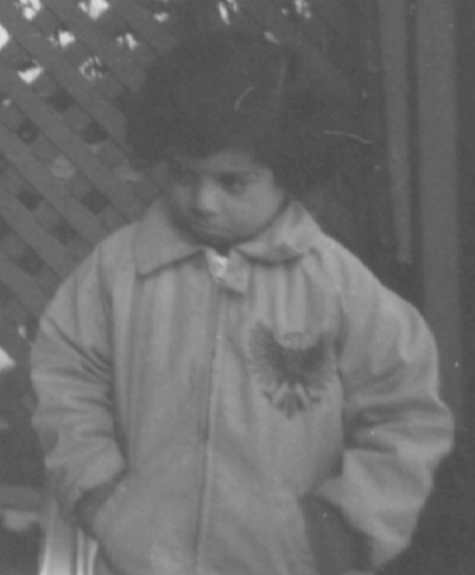
#> input picture pout.tif, 475 x 575 px
$ python encoder.py   (older library calls are emulated)
#> lines starting #> are read from the running program, lines starting #| are printed output that depends on the picture
### zigzag.py
# Zigzag scan of a matrix
# Argument is a two-dimensional matrix of any size,
# not strictly a square one.
# Function returns a 1-by-(m*n) array,
# where m and n are sizes of an input matrix,
# consisting of its items scanned by a zigzag method.
#
# Matlab Code:
# Alexey S. Sokolov a.k.a. nICKEL, Moscow, Russia
# June 2007
# alex.nickel@gmail.com

import numpy as np

def zigzag(input):
    #initializing the variables
    #----------------------------------
    h = 0
    v = 0

    vmin = 0
    hmin = 0

    vmax = input.shape[0]
    hmax = input.shape[1]

    i = 0

    output = np.zeros(( vmax * hmax))
    #----------------------------------

    while ((v < vmax) and (h < hmax)):

        if ((h + v) % 2) == 0:                 # going up

            if (v == vmin):
            	#print(1)
                output[i] = input[v, h]        # if we got to the first line

                if (h == hmax):
                    v = v + 1
                else:
                    h = h + 1

                i = i + 1

            elif ((h == hmax -1 ) and (v < vmax)):   # if we got to the last column
            	#print(2)
            	output[i] = input[v, h]
            	v = v + 1
            	i = i + 1

            elif ((v > vmin) and (h < hmax -1 )):    # all other cases
            	#print(3)
            	output[i] = input[v, h]
            	v = v - 1
            	h = h + 1
            	i = i + 1


        else:                                    # going down

        	if ((v == vmax -1) and (h <= hmax -1)):       # if we got to the last line
        		#print(4)
        		output[i] = input[v, h]
        		h = h + 1
        		i = i + 1

        	elif (h == hmin):                  # if we got to the first column
        		#print(5)
        		output[i] = input[v, h]

        		if (v == vmax -1):
        			h = h + 1
        		else:
        			v = v + 1

        		i = i + 1

        	elif ((v < vmax -1) and (h > hmin)):     # all other cases
        		#print(6)
        		output[i] = input[v, h]
        		v = v + 1
        		h = h - 1
        		i = i + 1


        if ((v == vmax-1) and (h == hmax-1)):          # bottom right element
        	#print(7)
        	output[i] = input[v, h]
        	break

    #print ('v:',v,', h:',h,', i:',i)
    return output


# Inverse zigzag scan of a matrix
# Arguments are: a 1-by-m*n array,
# where m & n are vertical & horizontal sizes of an output matrix.
# Function returns a two-dimensional matrix of defined sizes,
# consisting of input array items gathered by a zigzag method.
#
# Matlab Code:
# Alexey S. Sokolov a.k.a. nICKEL, Moscow, Russia
# June 2007
# alex.nickel@gmail.com


# [80 lines left out: function inverse_zigzag, not called in this run]

### encoder.py
# Jpeg encoding

import cv2
import numpy as np
import copy

# import zigzag functions
from zigzag import *

# defining block size
block_size = 8

# reading image in grayscale
img = cv2.imread('pout.tif', 0)
#> img is the input picture: shape (575, 475); min 73, max 223, mean 109.5
cv2.imshow('input image', img)

# get size of the image
[h , w] = img.shape
#> h = 575; w = 475


##################### step 1 #####################
# compute number of blocks by diving height and width of image by block size

# you need to convert h and w to float to get the right number
h = np.float32(h)
w = np.float32(w)

# to cover the whole image the number of blocks should be ceiling of the division of image size by block size
# at the end convert it to int

# number of blocks in height
nbh = int(np.ceil(h/block_size))
#> nbh = 72

# number of blocks in width
nbw = int(np.ceil(w/block_size))
#> nbw = 60

##################### step 2 #####################
# Pad the image, because sometime image size is not dividable to block size
# get the size of padded image by multiplying block size by number of blocks in height/width

# height of padded image
H =  nbh * block_size
#> H = 576

# width of padded image
W =  nbw * block_size
#> W = 480

# create a numpy zero matrix with size of H,W
padded_img = np.zeros((H,W))

# copy the values of img  into padde_img[0:h,0:w]
for m in range(0,np.int(h)):
    for n in range(0,np.int(w)):
        padded_img[m][n] = img[m][n]
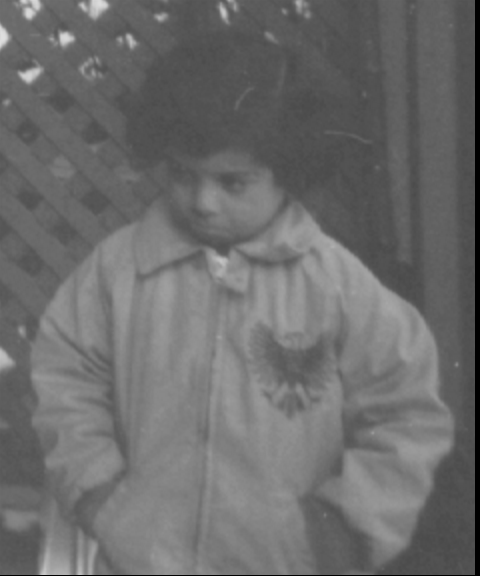
#> padded_img: shape (576, 480) float64; min 0, max 223, mean 108.2


cv2.imshow('input padded image', np.uint8(padded_img))

##################### step 3 #####################
# start encoding:
# divide image into block size by block size (here: 8-by-8) blocks
# To each block apply 2D discrete cosine transform
# reorder DCT coefficients in zig-zag order
# reshaped it back to block size by block size (here: 8-by-8)


# iterate over blocks
for i in range(nbh):

        # Compute start row index of the block
        row_ind_1 = i * block_size

        # Compute end row index of the block
        row_ind_2 = row_ind_1 + block_size

        for j in range(nbw):

            # Compute start column index of the block
            col_ind_1 = j * block_size

            # Compute end column index of the block
            col_ind_2 = col_ind_1 + block_size

            # select the current block we want to process using calculated indices
            block = padded_img[ row_ind_1 : row_ind_2 , col_ind_1 : col_ind_2 ]


            # apply 2D discrete cosine transform to the selected block
            # you should use opencv dct function
            DCT = cv2.dct(block)

            # reorder DCT coefficients in zig zag order by calling zigzag function
            # it will give you a one dimentional array
            reordered = zigzag(DCT)

            # reshape the reorderd array back to (block size by block size) (here: 8-by-8)
            reshaped = np.reshape(reordered, (8, 8))

            # copy reshaped matrix into padded_img on current block corresponding indices
            padded_img[row_ind_1: row_ind_2, col_ind_1: col_ind_2] = copy.deepcopy(reshaped)
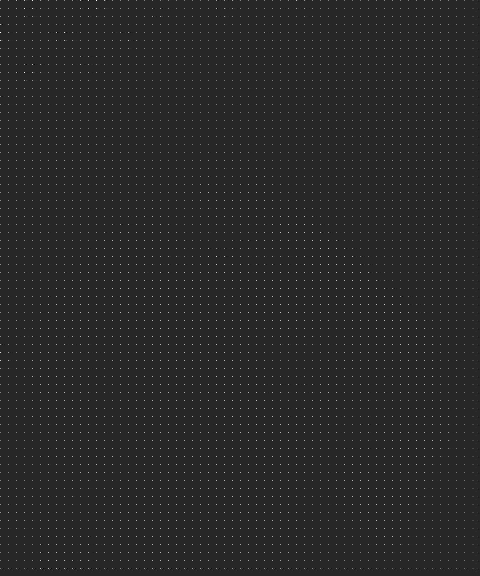
#> padded_img: shape (576, 480) float64; min -307.8, max 1695.6, mean 13.6; drawn with min black and max white

cv2.imshow('encoded image', np.uint8(padded_img))
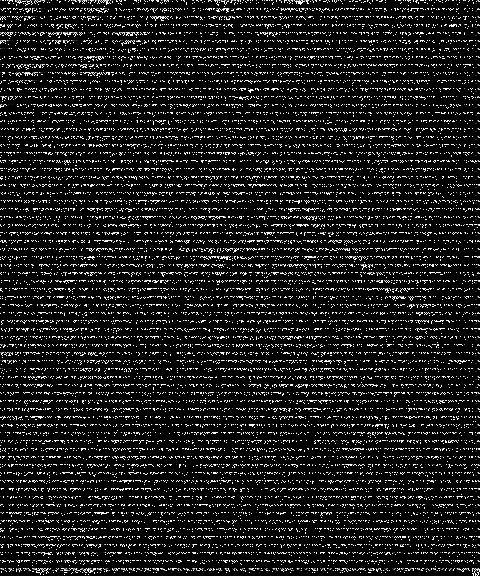
#> window 'encoded image': shape (576, 480); min 0, max 255, mean 28.1

##################### step 4 #####################
# write h, w, block_size and padded_img into txt files at the end of encoding

# write padded_img into 'encoded.txt' file. You can use np.savetxt function.
np.savetxt('encoded.txt', padded_img)

# write [h, w, block_size] into size.txt. You can use np.savetxt function.
np.savetxt('size.txt', [h, w, block_size])
##################################################

cv2.waitKey(0)
cv2.destroyAllWindows()
